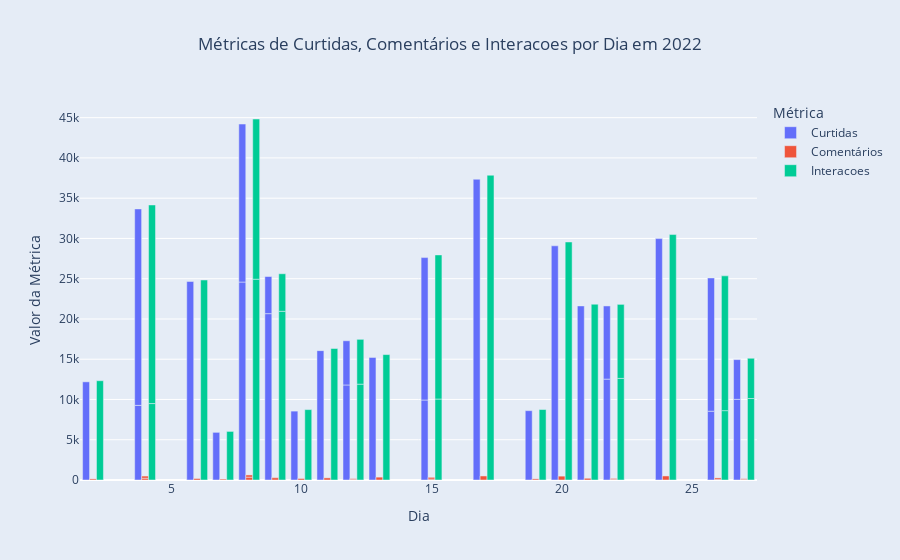
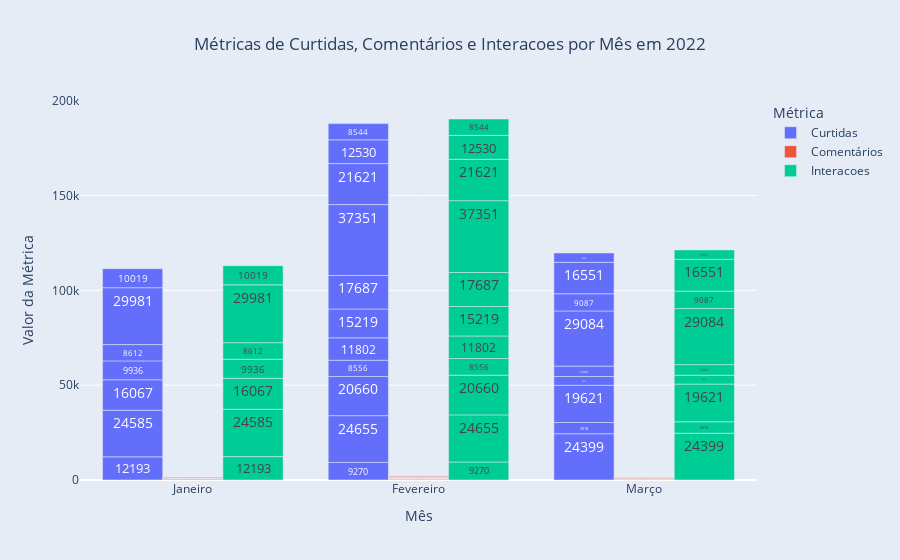

Notebook cell for these charts, in order:
### Markdown cell above
# Vamos analisar como os conteúdos criados performam por dia  e mês para 2022

### Code cell
df_2022_selecionado = df_2022.loc[:, ['Curtidas', 'Comentários', 'Interacoes', 'Pessoas', 'Campanhas', 'Dia','Mes','Ano']]
display(df_2022_selecionado.head(5))

# Criando um gráfico de barras agrupadas para cada métrica ao longo dos dias
fig6 = px.bar(df_2022_selecionado, x='Dia', y=['Curtidas', 'Comentários', 'Interacoes'], barmode='group', 
              title='Métricas de Curtidas, Comentários e Interacoes por Dia em 2022',
              labels={'variable': 'Métrica','value': 'Valor da Métrica', 'Dia': 'Dia'})

# Atualizando as configurações para adicionar rótulos fora das barras com tamanho maior
fig6.update_traces(textposition='outside', textfont=dict(size=14))

# Personalizando o layout do gráfico
fig6.update_layout(
    plot_bgcolor='#e5ecf6',  # Cor de fundo do gráfico
    paper_bgcolor='#e5ecf6',  # Cor de fundo do papel (background fora do gráfico)
    title_x=0.5  # Posição horizontal do título (0 a 1, sendo 0 à esquerda e 1 à direita)
)

# Exibindo o gráfico
fig6.show()

# Convertendo a coluna 'Mes' para nome do mês em formato de string
meses = {1: 'Janeiro', 2: 'Fevereiro', 3: 'Março', 4: 'Abril', 5: 'Maio', 6: 'Junho', 7: 'Julho', 8: 'Agosto', 9: 'Setembro', 10: 'Outubro', 11: 'Novembro', 12: 'Dezembro'}
df_2022_selecionado['Mes'] = df_2022_selecionado['Mes'].map(meses)

# Criando um gráfico de barras agrupadas para cada métrica ao longo dos meses
fig7 = px.bar(df_2022_selecionado, x='Mes', y=['Curtidas', 'Comentários', 'Interacoes'], barmode='group',
              title='Métricas de Curtidas, Comentários e Interacoes por Mês em 2022',
              labels={'variable': 'Métrica','value': 'Valor da Métrica', 'Mes': 'Mês'})

# Atualizando as configurações para adicionar rótulos dentro das barras
fig7.update_traces(text=fig7.data[0]['y'], textposition='inside', textfont=dict(size=14))

# Exibindo o gráfico
fig7.update_layout(
    plot_bgcolor='#e5ecf6' , # Altere a cor de fundo para a cor desejada
    paper_bgcolor='#e5ecf6',  # Altera a cor de fundo do papel (background fora do gráfico)
    title_x=0.5,  # Define a posição horizontal do título (0 a 1, sendo 0 à esquerda e 1 à direita)
)

# Exibindo o gráfico
fig7.show()

### Figure 1 — Plotly figure (JSON) as saved in the notebook; plotly's stock layout.template omitted (floating-point values rounded to 4 significant figures)
{"data": [{"alignmentgroup": "True", "hovertemplate": "Métrica=Curtidas<br>Dia=%{x}<br>Valor da Métrica=%{y}<extra></extra>", "legendgroup": "Curtidas", "marker": {"color": "#636efa", "pattern": {"shape": ""}}, "name": "Curtidas", "offsetgroup": "Curtidas", "orientation": "v", "showlegend": true, "textfont": {"size": 14}, "textposition": "outside", "type": "bar", "x": [2, 8, 11, 15, 19, 24, 27, 4, 6, 9, 10, 12, 13, 15, 17, 21, 22, 26, 4, 7, 8, 9, 12, 20, 22, 26, 27], "xaxis": "x", "y": [12193, 24585, 16067, 9936, 8612, 29981, 10019, 9270, 24655, 20660, 8556, 11802, 15219, 17687, 37351, 21621, 12530, 8544, 24399, 5918, 19621, 4613, 5489, 29084, 9087, 16551, 4934], "yaxis": "y"}, {"alignmentgroup": "True", "hovertemplate": "Métrica=Comentários<br>Dia=%{x}<br>Valor da Métrica=%{y}<extra></extra>", "legendgroup": "Comentários", "marker": {"color": "#EF553B", "pattern": {"shape": ""}}, "name": "Comentários", "offsetgroup": "Comentários", "orientation": "v", "showlegend": true, "textfont": {"size": 14}, "textposition": "outside", "type": "bar", "x": [2, 8, 11, 15, 19, 24, 27, 4, 6, 9, 10, 12, 13, 15, 17, 21, 22, 26, 4, 7, 8, 9, 12, 20, 22, 26, 27], "xaxis": "x", "y": [138, 354, 265, 119, 142, 502, 103, 222, 186, 292, 188, 102, 357, 213, 502, 213, 90, 72, 266, 116, 275, 50, 77, 479, 106, 186, 65], "yaxis": "y"}, {"alignmentgroup": "True", "hovertemplate": "Métrica=Interacoes<br>Dia=%{x}<br>Valor da Métrica=%{y}<extra></extra>", "legendgroup": "Interacoes", "marker": {"color": "#00cc96", "pattern": {"shape": ""}}, "name": "Interacoes", "offsetgroup": "Interacoes", "orientation": "v", "showlegend": true, "textfont": {"size": 14}, "textposition": "outside", "type": "bar", "x": [2, 8, 11, 15, 19, 24, 27, 4, 6, 9, 10, 12, 13, 15, 17, 21, 22, 26, 4, 7, 8, 9, 12, 20, 22, 26, 27], "xaxis": "x", "y": [12331, 24939, 16332, 10055, 8754, 30483, 10122, 9492, 24841, 20952, 8744, 11904, 15576, 17900, 37853, 21834, 12620, 8616, 24665, 6034, 19896, 4663, 5566, 29563, 9193, 16737, 4999], "yaxis": "y"}], "layout": {"barmode": "group", "legend": {"title": {"text": "Métrica"}, "tracegroupgap": 0}, "paper_bgcolor": "#e5ecf6", "plot_bgcolor": "#e5ecf6", "title": {"text": "Métricas de Curtidas, Comentários e Interacoes por Dia em 2022", "x": 0.5}, "xaxis": {"anchor": "y", "domain": [0, 1], "title": {"text": "Dia"}}, "yaxis": {"anchor": "x", "domain": [0, 1], "title": {"text": "Valor da Métrica"}}}}

### Figure 2 — Plotly figure (JSON) as saved in the notebook; plotly's stock layout.template omitted (floating-point values rounded to 4 significant figures)
{"data": [{"alignmentgroup": "True", "hovertemplate": "Métrica=Curtidas<br>Mês=%{x}<br>Valor da Métrica=%{y}<extra></extra>", "legendgroup": "Curtidas", "marker": {"color": "#636efa", "pattern": {"shape": ""}}, "name": "Curtidas", "offsetgroup": "Curtidas", "orientation": "v", "showlegend": true, "text": [12193, 24585, 16067, 9936, 8612, 29981, 10019, 9270, 24655, 20660, 8556, 11802, 15219, 17687, 37351, 21621, 12530, 8544, 24399, 5918, 19621, 4613, 5489, 29084, 9087, 16551, 4934], "textfont": {"size": 14}, "textposition": "inside", "type": "bar", "x": ["Janeiro", "Janeiro", "Janeiro", "Janeiro", "Janeiro", "Janeiro", "Janeiro", "Fevereiro", "Fevereiro", "Fevereiro", "Fevereiro", "Fevereiro", "Fevereiro", "Fevereiro", "Fevereiro", "Fevereiro", "Fevereiro", "Fevereiro", "Março", "Março", "Março", "Março", "Março", "Março", "Março", "Março", "Março"], "xaxis": "x", "y": [12193, 24585, 16067, 9936, 8612, 29981, 10019, 9270, 24655, 20660, 8556, 11802, 15219, 17687, 37351, 21621, 12530, 8544, 24399, 5918, 19621, 4613, 5489, 29084, 9087, 16551, 4934], "yaxis": "y"}, {"alignmentgroup": "True", "hovertemplate": "Métrica=Comentários<br>Mês=%{x}<br>Valor da Métrica=%{y}<extra></extra>", "legendgroup": "Comentários", "marker": {"color": "#EF553B", "pattern": {"shape": ""}}, "name": "Comentários", "offsetgroup": "Comentários", "orientation": "v", "showlegend": true, "text": [12193, 24585, 16067, 9936, 8612, 29981, 10019, 9270, 24655, 20660, 8556, 11802, 15219, 17687, 37351, 21621, 12530, 8544, 24399, 5918, 19621, 4613, 5489, 29084, 9087, 16551, 4934], "textfont": {"size": 14}, "textposition": "inside", "type": "bar", "x": ["Janeiro", "Janeiro", "Janeiro", "Janeiro", "Janeiro", "Janeiro", "Janeiro", "Fevereiro", "Fevereiro", "Fevereiro", "Fevereiro", "Fevereiro", "Fevereiro", "Fevereiro", "Fevereiro", "Fevereiro", "Fevereiro", "Fevereiro", "Março", "Março", "Março", "Março", "Março", "Março", "Março", "Março", "Março"], "xaxis": "x", "y": [138, 354, 265, 119, 142, 502, 103, 222, 186, 292, 188, 102, 357, 213, 502, 213, 90, 72, 266, 116, 275, 50, 77, 479, 106, 186, 65], "yaxis": "y"}, {"alignmentgroup": "True", "hovertemplate": "Métrica=Interacoes<br>Mês=%{x}<br>Valor da Métrica=%{y}<extra></extra>", "legendgroup": "Interacoes", "marker": {"color": "#00cc96", "pattern": {"shape": ""}}, "name": "Interacoes", "offsetgroup": "Interacoes", "orientation": "v", "showlegend": true, "text": [12193, 24585, 16067, 9936, 8612, 29981, 10019, 9270, 24655, 20660, 8556, 11802, 15219, 17687, 37351, 21621, 12530, 8544, 24399, 5918, 19621, 4613, 5489, 29084, 9087, 16551, 4934], "textfont": {"size": 14}, "textposition": "inside", "type": "bar", "x": ["Janeiro", "Janeiro", "Janeiro", "Janeiro", "Janeiro", "Janeiro", "Janeiro", "Fevereiro", "Fevereiro", "Fevereiro", "Fevereiro", "Fevereiro", "Fevereiro", "Fevereiro", "Fevereiro", "Fevereiro", "Fevereiro", "Fevereiro", "Março", "Março", "Março", "Março", "Março", "Março", "Março", "Março", "Março"], "xaxis": "x", "y": [12331, 24939, 16332, 10055, 8754, 30483, 10122, 9492, 24841, 20952, 8744, 11904, 15576, 17900, 37853, 21834, 12620, 8616, 24665, 6034, 19896, 4663, 5566, 29563, 9193, 16737, 4999], "yaxis": "y"}], "layout": {"barmode": "group", "legend": {"title": {"text": "Métrica"}, "tracegroupgap": 0}, "paper_bgcolor": "#e5ecf6", "plot_bgcolor": "#e5ecf6", "title": {"text": "Métricas de Curtidas, Comentários e Interacoes por Mês em 2022", "x": 0.5}, "xaxis": {"anchor": "y", "domain": [0, 1], "title": {"text": "Mês"}}, "yaxis": {"anchor": "x", "domain": [0, 1], "title": {"text": "Valor da Métrica"}}}}
